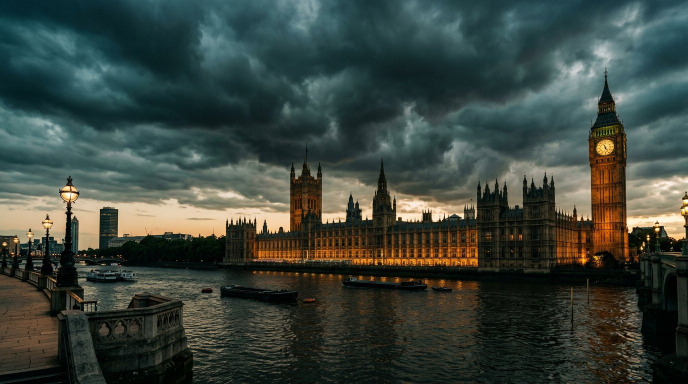
#> input picture youtube/budget-tax-raid-2026/assets/images/bg_westminster.jpg, 1376 x 768 px (shown at 1/2 size); its folder holds 5 pictures in this run
$ python make_thumbnail.py
#> lines starting #> are read from the running program, lines starting #| are printed output that depends on the picture
#!/usr/bin/env python3
"""
Builds the YouTube thumbnail (1280x720) for the Budget Tax Raid video.

Layout (classic high-CTR finance thumbnail):
  - Left third : shocked man with letter (AI-generated photo, cut out with a soft vignette)
  - Right side : huge 3-line headline in yellow/white/red with black stroke
  - Bottom-left: red "BREAKING" pill + Union flag stripe
  - Corner    : "28-YEAR HIGH" sticker badge

Usage: python make_thumbnail.py
Output: output/thumbnail.jpg (1280x720, <2MB as YouTube requires)
"""
from pathlib import Path
from PIL import Image, ImageDraw, ImageFont, ImageFilter, ImageEnhance

ROOT = Path(__file__).parent
FONT_DIR = ROOT / "assets" / "fonts"
OUT = ROOT / "output" / "thumbnail.jpg"

W, H = 1280, 720
YELLOW = (255, 214, 0)
RED = (226, 30, 40)
WHITE = (255, 255, 255)
BLACK = (0, 0, 0)


def font(name: str, size: int) -> ImageFont.FreeTypeFont:
    return ImageFont.truetype(str(FONT_DIR / name), size)


def draw_outlined(draw: ImageDraw.ImageDraw, xy, text, fnt, fill, stroke=8, stroke_fill=BLACK, anchor="la"):
    draw.text(xy, text, font=fnt, fill=fill, stroke_width=stroke, stroke_fill=stroke_fill, anchor=anchor)


def build():
    # ---- Background: dark stormy street, blurred + darkened ------------------
    bg = Image.open(ROOT / "assets/images/bg_westminster.jpg").convert("RGB")
#> bg is the input picture: PIL image 1376x768 RGB; mean R, G, B 58.8, 68.7, 61.5
    bg = bg.resize((W, H), Image.LANCZOS)
#> bg: PIL image 1280x720 RGB
    bg = bg.filter(ImageFilter.GaussianBlur(3))
    bg = ImageEnhance.Brightness(bg).enhance(0.55)
    bg = ImageEnhance.Contrast(bg).enhance(1.15)

    # Red diagonal "danger" gradient on the right for the text block
    grad = Image.new("RGBA", (W, H), (0, 0, 0, 0))
#> grad: PIL image 1280x720 RGBA; every value is 0
    gd = ImageDraw.Draw(grad)
    for x in range(W):
        a = int(max(0, min(1, (x - 380) / 700)) ** 1.3 * 170)
        gd.line([(x, 0), (x, H)], fill=(120, 0, 10, a))
    bg = Image.alpha_composite(bg.convert("RGBA"), grad)
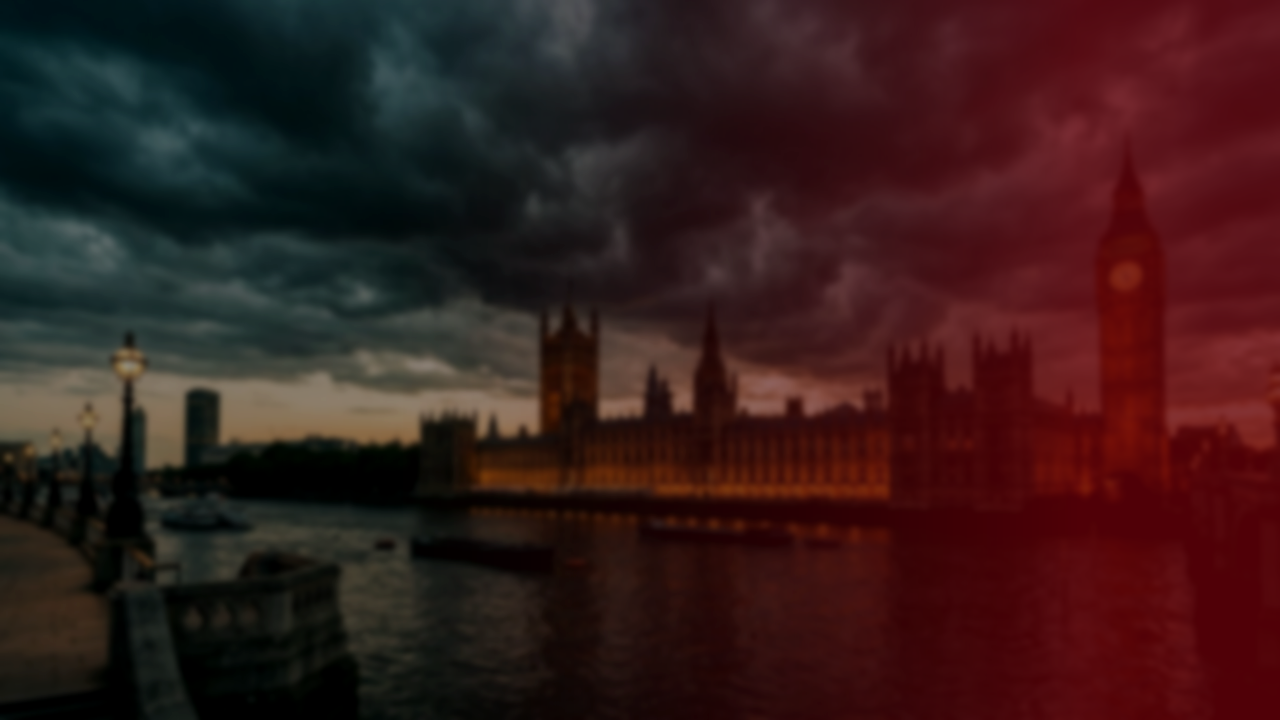
#> bg: PIL image 1280x720 RGBA; mean R, G, B, A 54, 27.6, 27.1, 255

    # ---- Subject: shocked man, feathered on the right edge ---------------------
    face = Image.open(ROOT / "assets/images/thumb_face.jpg").convert("RGB")
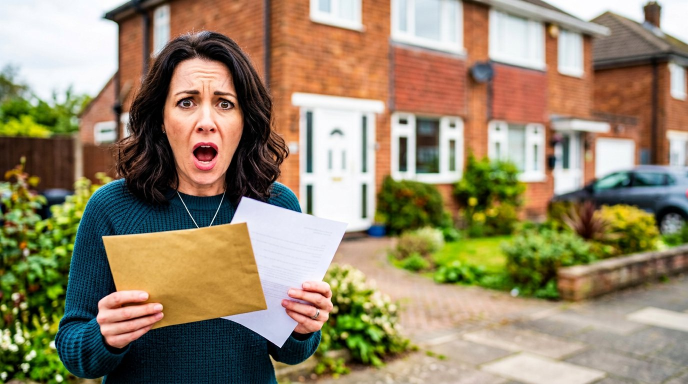
#> input picture youtube/budget-tax-raid-2026/assets/images/thumb_face.jpg, 1376 x 768 px (shown at 1/2 size)
#> face is the input picture: PIL image 1376x768 RGB; mean R, G, B 149.5, 134.4, 106
    # Crop around subject (he sits in left ~55% of the source frame)
    fw, fh = face.size
#> fw = 1376; fh = 768
    crop = face.crop((0, 0, int(fw * 0.58), fh))
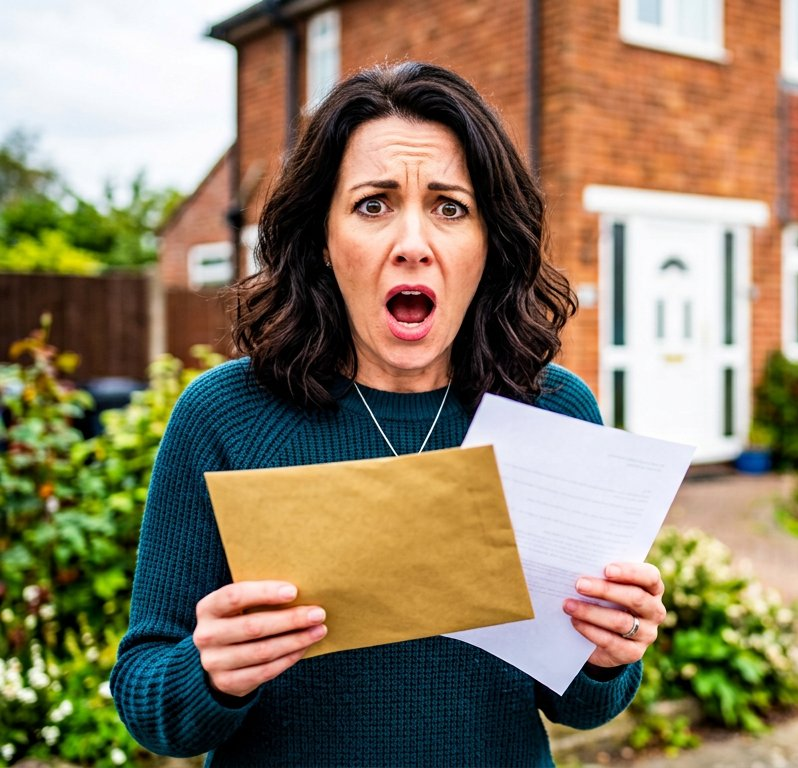
#> crop: PIL image 798x768 RGB; mean R, G, B 141.2, 126.5, 100.6
    target_h = H
    scale = target_h / crop.height
#> scale = 0.938
    crop = crop.resize((int(crop.width * scale), target_h), Image.LANCZOS)
#> crop: PIL image 748x720 RGB
    crop = ImageEnhance.Contrast(crop).enhance(1.12)
    crop = ImageEnhance.Color(crop).enhance(1.25)
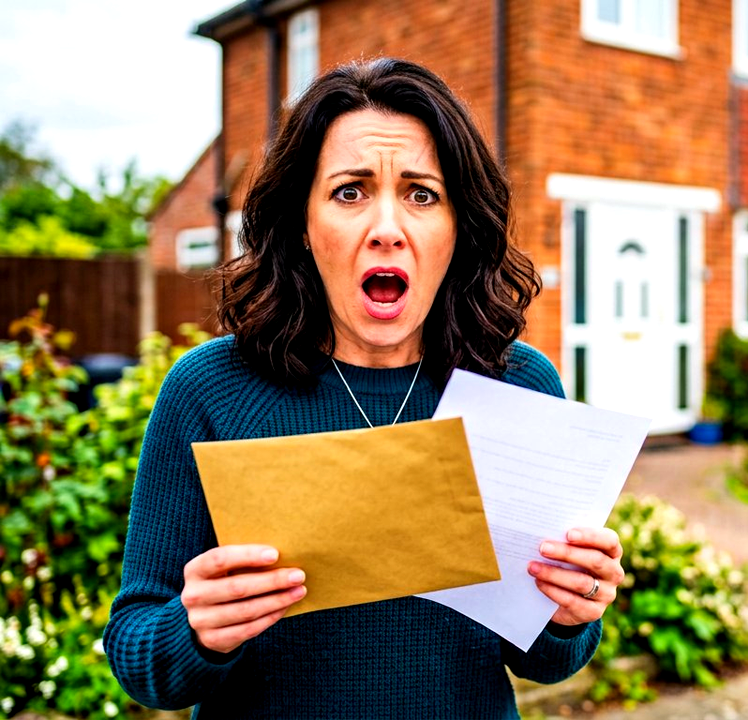
#> crop: PIL image 748x720 RGB; mean R, G, B 146.8, 125.2, 91.2

    mask = Image.new("L", crop.size, 255)
#> mask: PIL image 748x720 L; every value is 255
    md = ImageDraw.Draw(mask)
    feather = 170
    for i in range(feather):
        a = int(255 * (1 - i / feather))
        md.line([(crop.width - feather + i, 0), (crop.width - feather + i, crop.height)], fill=a)
    bg.paste(crop, (-40, 0), mask)
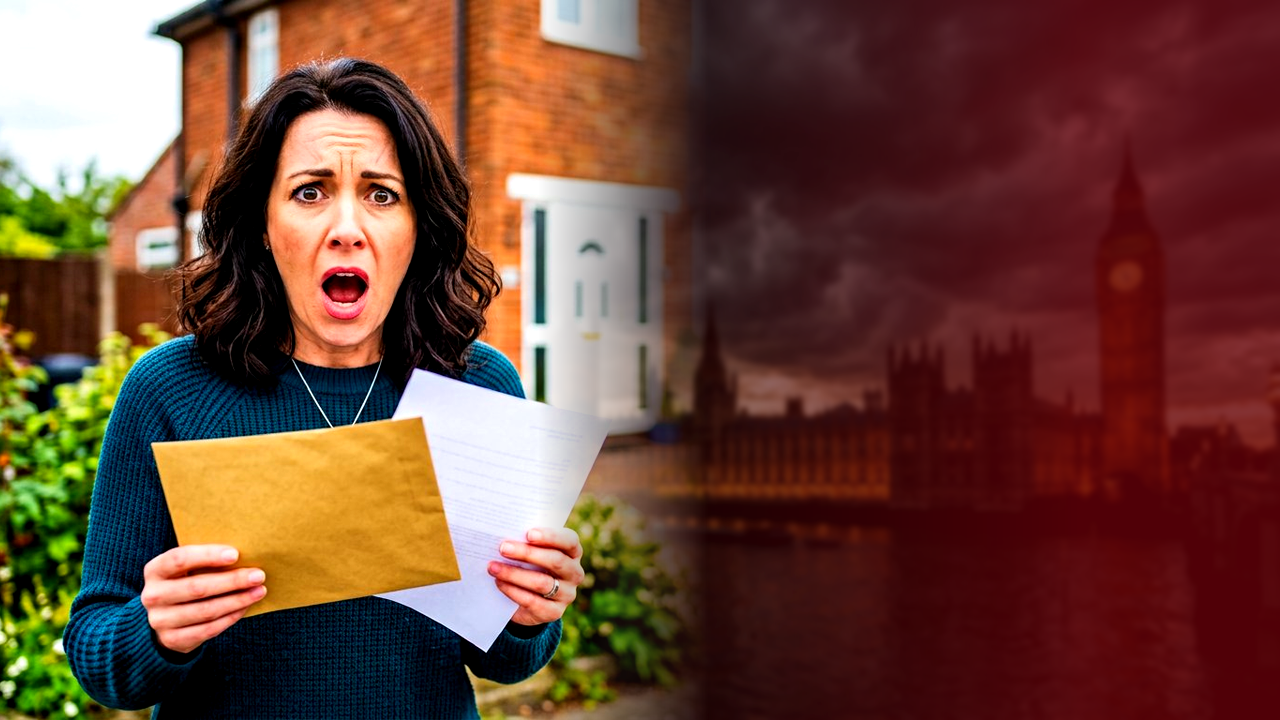
#> bg: PIL image 1280x720 RGBA; mean R, G, B, A 107, 67.7, 53.8, 255

    d = ImageDraw.Draw(bg)

    # ---- Headline block (right side) ------------------------------------------
    tx = 600
    f_big = font("Roboto-Black.ttf", 118)
    f_mid = font("Roboto-Black.ttf", 96)
    draw_outlined(d, (tx, 78), "£25bn TAX", f_big, YELLOW, stroke=10)
    draw_outlined(d, (tx, 205), "RAID", f_big, WHITE, stroke=10)

    # £321 / MONTH red pill
    pill = (tx - 6, 352, tx + 560, 470)
    d.rounded_rectangle(pill, radius=22, fill=RED, outline=BLACK, width=6)
    draw_outlined(d, (tx + 22, 362), "7 TAXES", font("Roboto-Black.ttf", 92), WHITE, stroke=6)
    draw_outlined(d, (tx + 400, 386), "RISING", font("Roboto-Black.ttf", 40), WHITE, stroke=5)

    # Sub-line
    draw_outlined(d, (tx, 500), "YOUR SAVINGS · PENSION · HOME", font("Roboto-Black.ttf", 40), YELLOW, stroke=6)

    # ---- "28-YEAR HIGH" sticker badge (top-left, rotated) ---------------------
    badge = Image.new("RGBA", (420, 130), (0, 0, 0, 0))
#> badge: PIL image 420x130 RGBA; every value is 0
    bd = ImageDraw.Draw(badge)
    bd.rounded_rectangle((4, 4, 416, 126), radius=18, fill=YELLOW, outline=BLACK, width=6)
    bd.text((210, 40), "28 OCTOBER", font=font("Roboto-Black.ttf", 46), fill=BLACK, anchor="mm")
    bd.text((210, 92), "BUDGET DAY", font=font("Roboto-Bold.ttf", 26), fill=BLACK, anchor="mm")
    badge = badge.rotate(7, expand=True, resample=Image.BICUBIC)
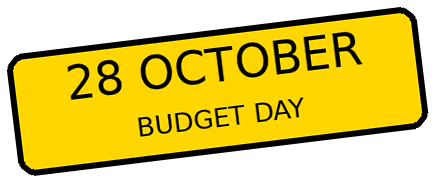
#> badge: PIL image 434x182 RGBA; mean R, G, B, A 129.6, 109.3, 0, 163; transparent parts drawn white
    bg.alpha_composite(badge, (18, 18))

    # ---- BREAKING pill + Union-flag stripe (bottom) ---------------------------
    d = ImageDraw.Draw(bg)
    d.rectangle((0, H - 14, W, H), fill=(1, 33, 105))     # UK blue
    d.rectangle((0, H - 14, W // 3, H), fill=RED)
    d.rectangle((W // 3, H - 14, 2 * W // 3, H), fill=WHITE)

    d.rounded_rectangle((20, H - 96, 300, H - 32), radius=12, fill=RED, outline=BLACK, width=5)
    d.text((160, H - 64), "WARNING", font=font("Roboto-Black.ttf", 40), fill=WHITE, anchor="mm")

    # Date tag
    draw_outlined(d, (W - 24, H - 34), "SEPT 2026", font("Roboto-Bold.ttf", 32), WHITE, stroke=5, anchor="rd")

    # ---- Slight global sharpen and save -----------------------------------------
    out = bg.convert("RGB").filter(ImageFilter.UnsharpMask(radius=2, percent=60))
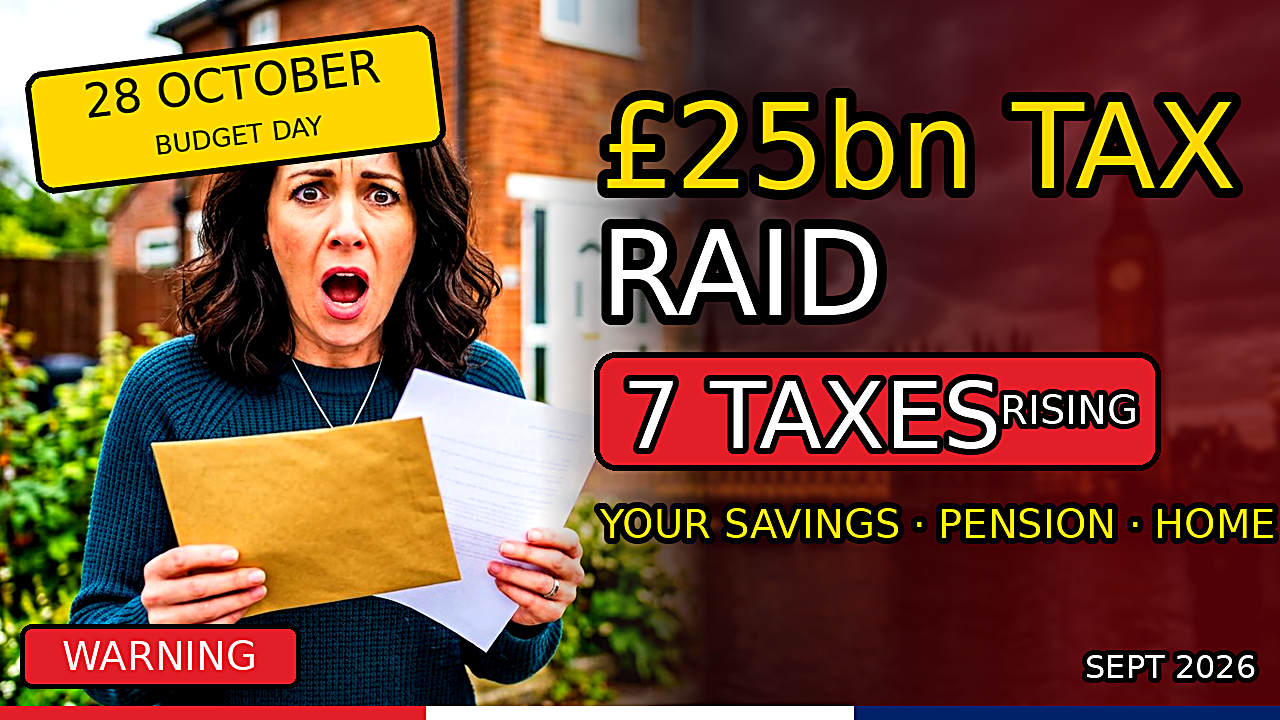
#> out: PIL image 1280x720 RGB; mean R, G, B 118.9, 76.8, 50.6
    OUT.parent.mkdir(parents=True, exist_ok=True)
    out.save(OUT, quality=92, optimize=True)
    print(f"Thumbnail written: {OUT} ({OUT.stat().st_size // 1024} KB)")


if __name__ == "__main__":
    build()
